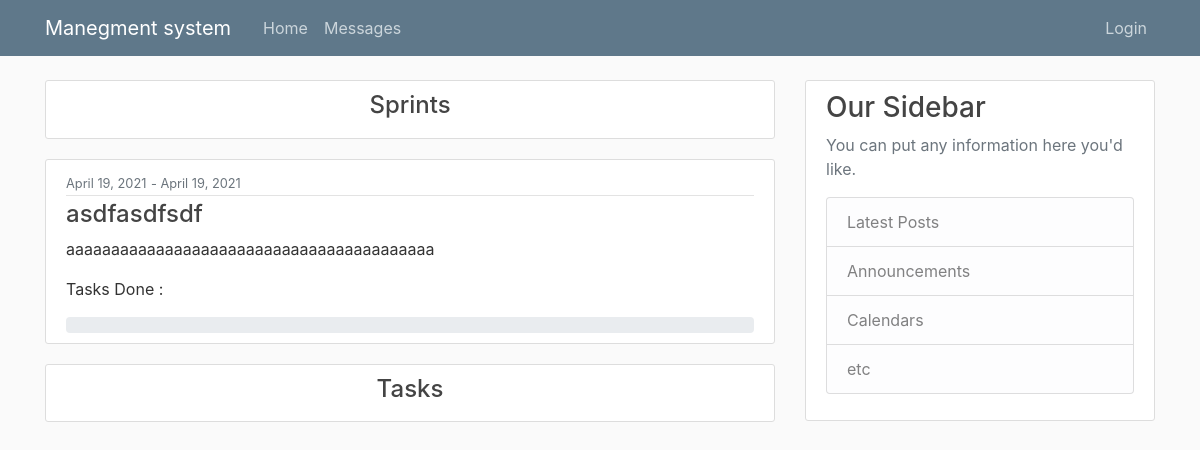
Page /accounts/profile/client/11/ on the committed database.
### work/models.py (models this page shows, shortened)
class Sprint(models.Model):
    SprintName = models.CharField(max_length=300, null=False)
    Descripion = models.CharField(max_length=300, null=False)
    StartTime = models.DateTimeField(null=False)
    endTime = models.DateTimeField(null=False)
    projectnum = models.ForeignKey(project, on_delete=models.CASCADE)
    cost = models.FloatField(null=False, default=0)

### pages/views.py (the view)
# urls.py: path('accounts/profile/client/<int:id>/', ClientSprint_view, name="ClientSprint_view"),
def ClientSprint_view(request, id):
    spri = Sprint.objects.all().filter(projectnum=id)
    return render(request, "ClientSprint.html", {'sprints': spri, })

### templates/ClientSprint.html (shortened to what this page needs)
{% extends "Base.html" %}
{% block content %}
    <article class="media content-section">
          <div class="media-body">
            <h4><a class="article-title" ><center>Sprints</center></a></h4>
              </div>
        </article>
{% for sprint in sprints %}
        <article class="media content-section">
          <div class="media-body">
            <div class="article-metadata">
              <small class="text-muted">{{ sprint.StartTime|date:"F d, Y" }}</small>
                <small class="text-muted"> - </small>
              <small class="text-muted">{{ sprint.endTime|date:"F d, Y" }}</small>
            </div>
            <h4><a class="article-title" href="#">{{ sprint.SprintName }}</a></h4>
            <p class="article-content">{{ sprint.Descripion }}</p>
              <a class="mr-2" >Tasks Done : {{ pro.totalTask }}  </a>
                  <div class="progress">
            </div>
              </div>
        </article>
    {% endfor %}
        <article class="media content-section">
          <div class="media-body">
            <h4><a class="article-title"  ><center>Tasks</center> </a></h4>
              </div>
        </article>
{% endblock content %}

### static/styles/main.css (style rules this page uses)
body { background: #fafafa; color: #333333; margin-top: 5rem; }
h1, h2, h3, h4, h5, h6 { color: #444444; }
.content-section { background: #ffffff; padding: 10px 20px; border: 1px solid #dddddd; border-radius: 3px; margin-bottom: 20px; }
.article-title { color: #444444; }
.article-content { white-space: pre-line; }
.article-metadata { padding-bottom: 1px; margin-bottom: 4px; border-bottom: 1px solid #e3e3e3 }

### rows in the picture
Sprint: StartTime "April 19, 2021", endTime "April 19, 2021", SprintName "asdfasdfsdf", Descripion "aaaaaaaaaaaaaaaaaaaaaaaaaaaaaaaaaaaaaaaaa"
